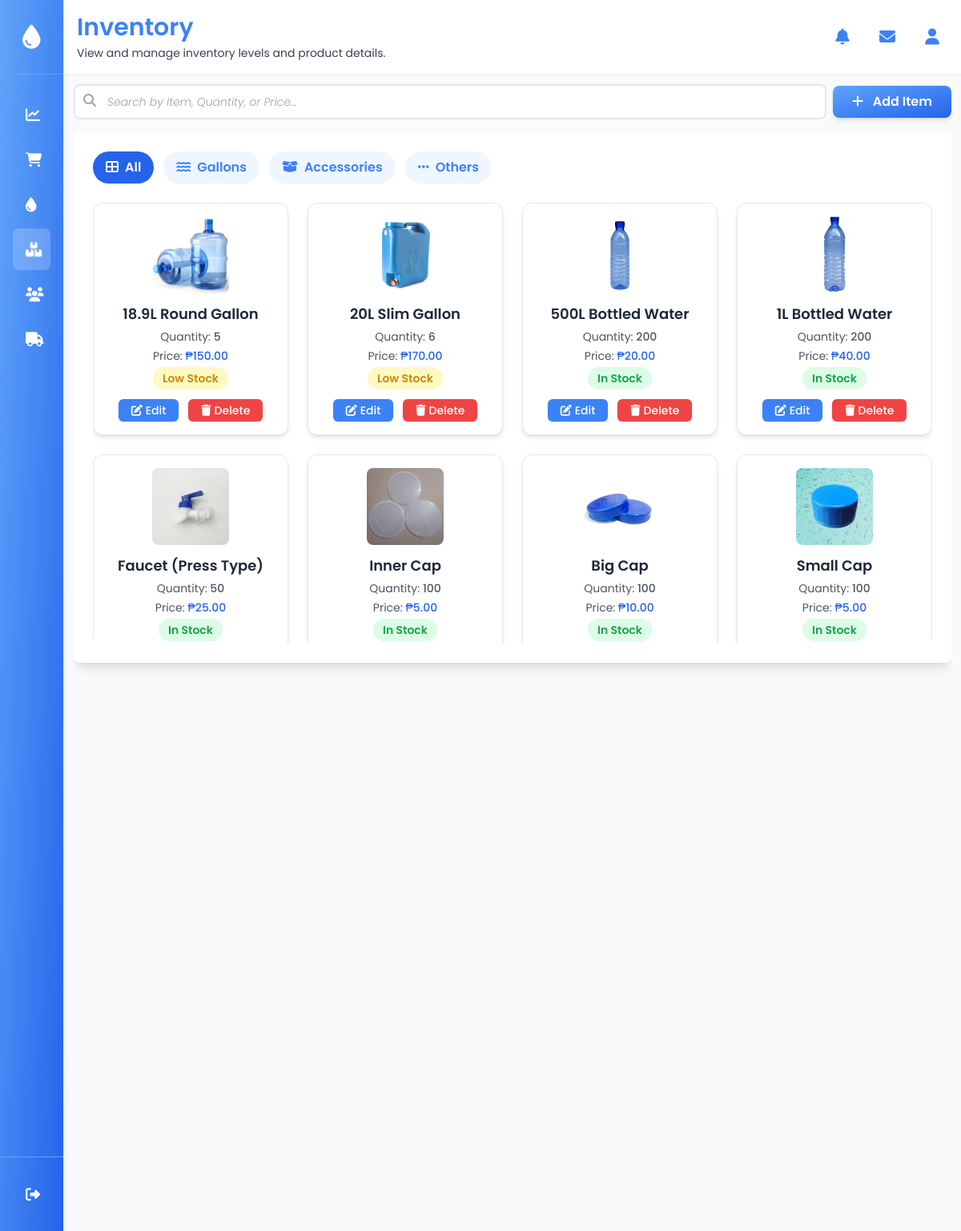
The app's page /Inventory/inventory_list.php with its own data.
### tables this page shows
CREATE TABLE `inventory` (
  `item_id` int(11) NOT NULL,
  `category` enum('gallons','accessories','others','services') NOT NULL,
  `item_name` varchar(255) NOT NULL,
  `description` text DEFAULT NULL,
  `price` decimal(20,2) NOT NULL,
  `total_quantity` int(11) DEFAULT 0,
  `item_image` varchar(255) DEFAULT NULL,
  `created_at` timestamp NOT NULL DEFAULT current_timestamp(),
  `for_sale` tinyint(1) NOT NULL DEFAULT 1 COMMENT '1 = For Sale, 0 = Not For Sale'
);

### Inventory/inventory_list.php (the view, shortened to what this page needs)
<!DOCTYPE html>
<html lang="en">
<head>
    <script src="https://cdn.tailwindcss.com"></script>
    <link rel="stylesheet" href="https://cdnjs.cloudflare.com/ajax/libs/font-awesome/6.4.0/css/all.min.css">
    <link rel="stylesheet" href="https://cdn.datatables.net/1.13.7/css/jquery.dataTables.min.css">
</head>
<body class="bg-gray-50 overflow-hidden">
    <div class="flex h-screen">
        <div class="flex-1 ml-20 group-hover:ml-64 transition-all duration-300 ease-in-out">
            <div class="flex flex-col h-screen">
                <?php
                include '../Admin/includes/header.php';
                ?>
                <div class="m-3 flex flex-col flex-1 overflow-hidden">
                    <div class="flex items-center gap-2 mb-4">
                        <div class="flex-1 relative">
                            <i class="fas fa-search absolute left-3 top-3 text-gray-400"></i>
                            <input
                                type="text"
                                id="searchInput"
                                placeholder="Search by Item, Quantity, or Price..."
                                class="w-full pl-10 pr-4 py-2 font-light border-2 border-gray-200 rounded-lg focus:outline-none focus:ring-2 focus:ring-blue-500 placeholder:text-sm"
                                style="font-style: italic;"
                                oninput="this.style.fontStyle = this.value ? 'normal' : 'italic';"
                                onkeyup="searchCards()">
                        </div>
                        <button
                            onclick="addItemModal()"
                            class="bg-gradient-to-br from-blue-400 to-blue-600 hover:from-blue-500 hover:to-blue-700 text-white px-6 py-2 rounded-lg font-semibold shadow-md transition">
                            <i class="fas fa-plus mr-2"></i> Add Item
                        </button>
                    </div>
                    <div class="p-6 bg-white rounded-lg shadow-lg ring-3 ring-gray-200 rounded-lg">
                        <div class="flex gap-3 mb-6 flex-wrap">
                            <button id="allTab"
                                class="px-4 py-2 rounded-full border-none cursor-pointer font-semibold transition-all duration-300 bg-blue-600 text-white"
                                onclick="filterTab(this)">
                                <i class="fas fa-th-large mr-2"></i>All
                            </button>
                            <button
                                class="px-4 py-2 rounded-full border-none cursor-pointer font-semibold transition-all duration-300 bg-blue-50 text-blue-500 hover:bg-gray-200"
                                onclick="filterTab(this)">
                                <i class="fas fa-water mr-2"></i>Gallons
                            </button>
                            <button
                                class="px-4 py-2 rounded-full border-none cursor-pointer font-semibold transition-all duration-300 bg-blue-50 text-blue-500 hover:bg-gray-200"
                                onclick="filterTab(this)">
                                <i class="fas fa-box-open mr-2"></i>Accessories
                            </button>
                            <button
                                class="px-4 py-2 rounded-full border-none cursor-pointer font-semibold transition-all duration-300 bg-blue-50 text-blue-500 hover:bg-gray-200"
                                onclick="filterTab(this)">
                                <i class="fas fa-ellipsis-h mr-2"></i>Others
                            </button>
                        </div>
                        <div class="bg-white rounded-lg overflow-hidden">
                            <div class="overflow-x-auto max-h-[550px]">
                                <div class="grid grid-cols-1 sm:grid-cols-2 md:grid-cols-3 lg:grid-cols-4 gap-6">
                                    <?php
                                    $database = new Database();
                                    $db = $database->getConnect();
                                    $query = "
                                        SELECT
                                            i.item_id,
                                            i.item_name,
                                            i.item_image,
                                            i.price,
                                            i.category,
                                            i.for_sale,
                                            CASE
                                                WHEN i.item_name IN ('18.9L Round Gallon', '20L Slim Gallon', '10L Slim Gallon')
                                                THEN (
                                                    SELECT COUNT(*)
                                                    FROM gallon_ownership go
                                                    WHERE go.gallon_type = i.item_name
                                                    AND go.status NOT IN ('Damaged', 'Lost')
                                                )
                                                ELSE i.total_quantity
                                            END AS quantity
                                        FROM inventory i
                                        WHERE i.item_name NOT IN ('Refill (18.9L RG)', 'Refill (20L SG)', 'Refill (10L SG)');
                                    ";
                                    $stmt = $db->prepare($query);
                                    $stmt->execute();
                                    if ($stmt->rowCount() > 0) {
                                        while ($row = $stmt->fetch(PDO::FETCH_ASSOC)) {
                                            $item_id = htmlspecialchars($row['item_id']);
                                            $item_name = htmlspecialchars($row['item_name']);
                                            $quantity = (int)$row['quantity'];
                                            $category = htmlspecialchars($row['category']);
                                            $price = number_format((float)$row['price'], 2);
                                            $item_image = htmlspecialchars($row['item_image']);
                                            $forSale = htmlspecialchars($row['for_sale']);
                                            if ($quantity > 20) {
                                                $status = "In Stock";
                                                $statusColor = "text-green-600 bg-green-100";
                                            } elseif ($quantity > 0) {
                                                $status = "Low Stock";
                                                $statusColor = "text-yellow-600 bg-yellow-100";
                                            } else {
                                                $status = "Out of Stock";
                                                $statusColor = "text-red-600 bg-red-100";
                                            }
                                            echo '
                                            <div class="inventory-card bg-white border border-gray-200 rounded-xl shadow-md hover:shadow-lg transition p-4 flex flex-col items-center"
                                                data-category="' . strtolower($category) . '"
                                                data-for-sale="' . $forSale . '">
                                                <img src="../Assets/' . $item_image . '" alt="' . $item_name . '" class="w-24 h-24 object-cover rounded-lg mb-3">
                                                <h2 class="text-lg font-semibold text-gray-800 text-center mb-1">' . $item_name . '</h2>
                                                <p class="text-sm text-gray-600 mb-1">Quantity: <span class="font-medium">' . $quantity . '</span></p>
                                                <p class="text-sm text-gray-600 mb-1">Price: <span class="font-medium text-blue-600">₱' . $price . '</span></p>
                                                <p class="text-sm font-semibold ' . $statusColor . ' px-3 py-1 rounded-full mb-3">' . $status . '</p>
                                                <div class="flex gap-3">
                                                    <button class="bg-blue-500 hover:bg-blue-600 text-white px-4 py-1 rounded-md text-sm font-medium shadow" onclick="editItem(' . $item_id . ')">
                                                        <i class="fas fa-edit mr-1"></i>Edit
                                                    </button>
                                                    <button class="bg-red-500 hover:bg-red-600 text-white px-4 py-1 rounded-md text-sm font-medium shadow" onclick="deleteItem(' . $item_id . ')">
                                                        <i class="fas fa-trash mr-1"></i>Delete
                                                    </button>
                                                </div>
                                            </div>';
                                        }
                                    } else {
                                        echo '<p class="text-gray-500 text-center col-span-full">No items found in inventory.</p>';
                                    }
                                    ?>
                                </div>
                            </div>
                        </div>
                    </div>
                </div>
            </div>
        </div>
    </div>
</body>

### Inventory/inventory_list.php (style rules this page uses)
body { font-family: 'Poppins', sans-serif; }

### records on screen
inventory: item_image (picture), item_name "18.9L Round Gallon", quantity "5", price "150.00", status "Low Stock"
inventory: item_image (picture), item_name "20L Slim Gallon", quantity "6", price "170.00", status "Low Stock"
inventory: item_image (picture), item_name "500L Bottled Water", quantity "200", price "20.00", status "In Stock"
inventory: item_image (picture), item_name "1L Bottled Water", quantity "200", price "40.00", status "In Stock"
inventory: shows a picture, item_name "Faucet (Press Type)", quantity "50", price "25.00", status "In Stock"
inventory: shows a picture, item_name "Inner Cap", quantity "100", price "5.00", status "In Stock"
inventory: item_image (picture), item_name "Big Cap", quantity "100", price "10.00", status "In Stock"
inventory: shows a picture, item_name "Small Cap", quantity "100", price "5.00", status "In Stock"

### other values on screen
$pageTitle "Inventory"
$pageSubtitle "View and manage inventory levels and product details."
